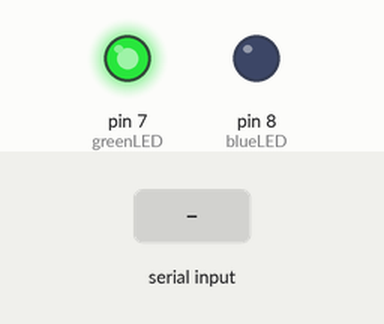
Simulated run of this sketch. Board: Arduino Uno, built with avr-gcc and run on an emulated ATmega328P. On the bench: output pins drawn as LEDs (lit = HIGH). Inputs (shaded band) come from the test bench. What the sketch prints to the serial monitor is not drawn.

Above: at 1.2 s.
1.3 s: "90,45\n" received over Serial
At 2.1 s:
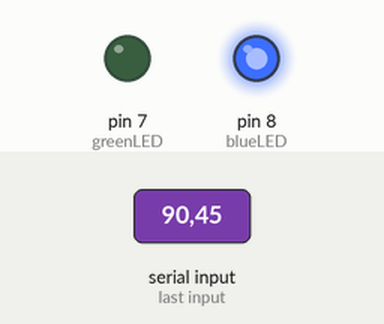
Timing chart, 0 to 4.3 s (numbered marks = the images above; inputs shaded):
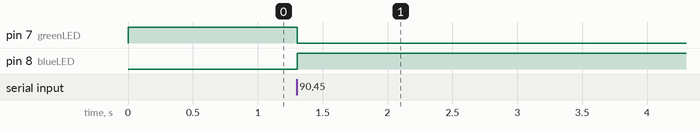

Measured:
- after the input at 1.3 s, pin 7 (greenLED): HIGH → LOW at once; pin 8 (blueLED): LOW → HIGH at once

The sketch:

How_many_seconds.ino
```cpp
int blueLED = 8;
int greenLED = 7;
int sec;

void setup() {
  // put your setup code here, to run once:
  Serial.begin(9600);
  pinMode(blueLED, OUTPUT);
  pinMode(greenLED, OUTPUT);
}

void loop() {
  // put your main code here, to run repeatedly:
  Serial.println("How many seconds should the blue LED be on?");
  while(Serial.available() == 0){
    digitalWrite(greenLED, HIGH);
  }
  sec = Serial.parseInt();
  for (int i = 1; i <= sec; i++){
    digitalWrite(greenLED, LOW);
    digitalWrite(blueLED, HIGH);
    delay(sec*1000);
    digitalWrite(blueLED, LOW);
  }
}
```
